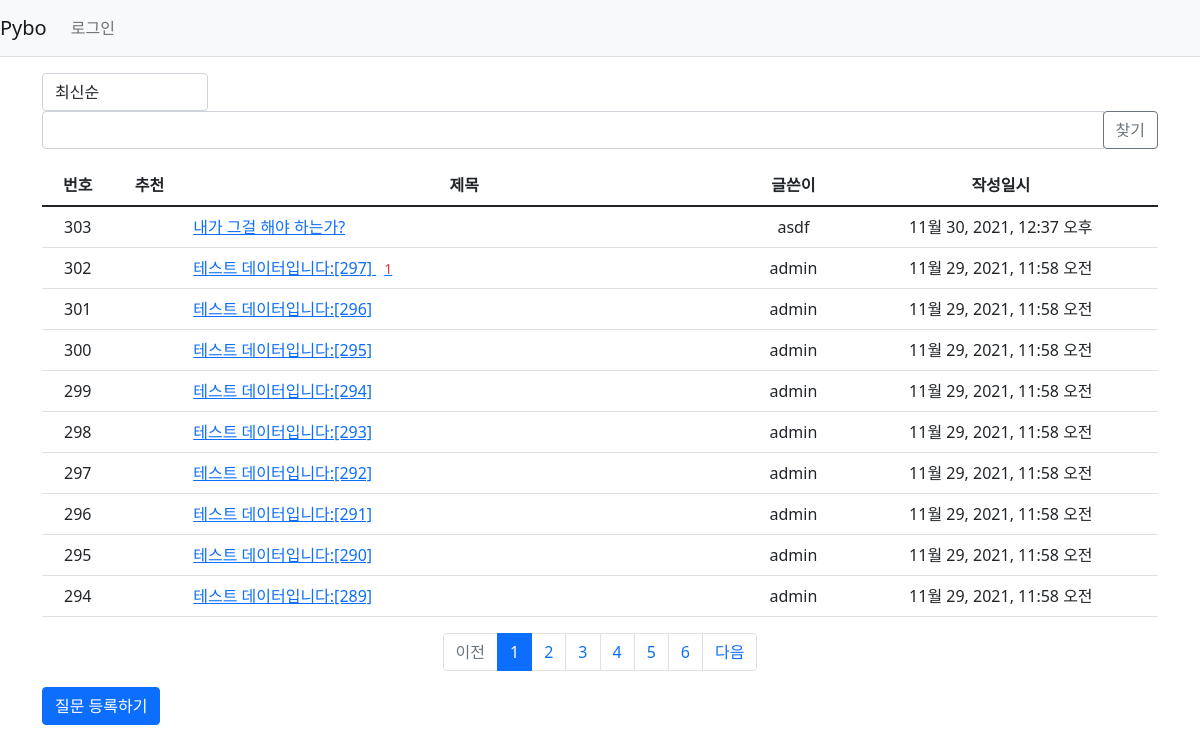
The page /pybo/ on the database as committed earlier.
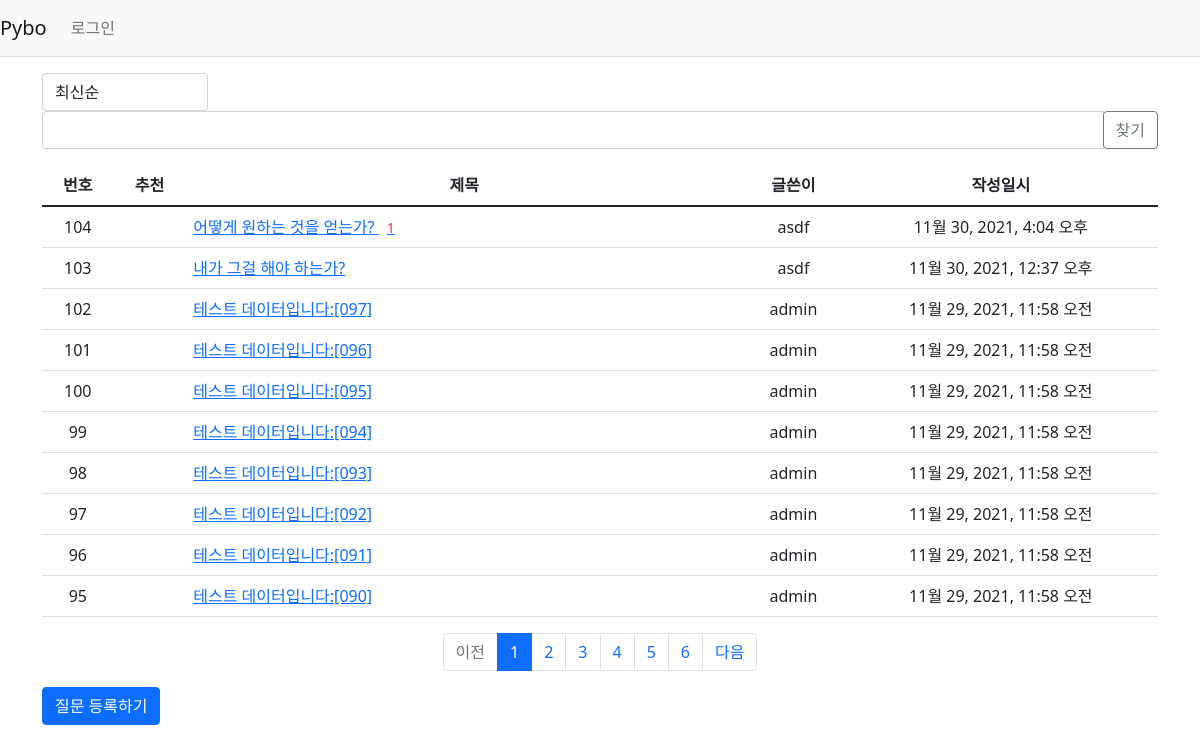
The same page on the database as committed later.
### pybo/models.py (models this page shows, shortened)
class Question(models.Model):
    author = models.ForeignKey(User, on_delete=models.CASCADE, related_name='author_question')
    subject = models.CharField(max_length=200)
    content = models.TextField()
    modify_date = models.DateTimeField(null=True, blank=True)
    create_date = models.DateTimeField()
    voter = models.ManyToManyField(User, related_name='voter_question')

### pybo/views/base_views.py (the view, shortened to what this page needs)
# urls.py: path('', base_views.index, name='index'),
def index(request):
    page = request.GET.get('page', 1)
    kw = request.GET.get('kw', '')
    so = request.GET.get('so', 'recent')
    if so == 'recommend':
        question_list = Question.objects.annotate(
            num_voter=Count('voter')).order_by('-num_voter', '-create_date')
    elif so == 'popular':
        question_list = Question.objects.annotate(
            num_answer=Count('answer')).order_by('-num_answer', '-create_date')
    else:
        question_list = Question.objects.order_by('-create_date')
    paginator = Paginator(question_list, 10)
    page_obj = paginator.get_page(page)
    context = {'question_list': page_obj, 'page': page, 'kw': kw, 'so': so}
    return render(request, 'pybo/question_list.html', context)

### pybo/templatetags/pybo_filter.py (called while the page is built)
@register.filter
def sub(value, arg):
    return value - arg

### templates/pybo/question_list.html (shortened to what the changed rows need)
{% extends 'base.html' %}
{% load pybo_filter %}
{% block content %}
    <div class="container my-3">
        <table class="table">
            <thead>
            <tr class="text-center thead-dark">
                <th>번호</th>
                <th>추천</th>
                <th style="width:50%">제목</th>
                <th>글쓴이</th>
                <th>작성일시</th>
            </tr>
            </thead>
            <tbody>
            {% if question_list %}
                {% for question in question_list %}
                    <tr class="text-center">
                        <td>{{ question_list.paginator.count|sub:question_list.start_index|sub:forloop.counter0|add:1 }}</td>
                        <td>
                        </td>
                        <td class="text-start">
                            <a href="{% url 'pybo:detail' question.id %}">
                                {{ question.subject }}
                                {% if question.answer_set.count > 0 %}
                                    <span class="text-danger small m-lg-2">
                    {{ question.answer_set.count }}
                </span>
                                {% endif %}
                            </a>
                        </td>
                        <td>{{ question.author.username }}</td>
                        <td>{{ question.create_date }}</td>
                    </tr>
                {% endfor %}
            {% else %}
                <tr>
                    <td colspan="3">질문이 없습니다.</td>
                </tr>
            {% endif %}
            </tbody>
        </table>
        <ul class="pagination justify-content-center">
            {% for page_number in question_list.paginator.page_range %}
                {% if page_number >= question_list.number|add:-5 and page_number <= question_list.number|add:5 %}
                    {% if page_number == question_list.number %}
                        <li class="page-item active" aria-current="page">
                            <a class="page-link" data-page="{{ page_number }}" href="#">
                                {{ page_number }}
                            </a>
                        </li>
                    {% else %}
                        <li class="page-item">
                            <a class="page-link" data-page="{{ page_number }}" href="#">
                                {{ page_number }}
                            </a>
                        </li>
                    {% endif %}
                {% endif %}
            {% endfor %}
        </ul>
    </div>
{% endblock %}

Rows that differ between the two databases and show on the page:
removed Question: paginator.count|sub "302", subject "테스트 데이터입니다:[297]", answer_set.count "1", author.username "admin", create_date "11월 29, 2021, 11:58 오전"
removed Question: paginator.count|sub "301", subject "테스트 데이터입니다:[296]", author.username "admin", create_date "11월 29, 2021, 11:58 오전"
removed Question: paginator.count|sub "300", subject "테스트 데이터입니다:[295]", author.username "admin", create_date "11월 29, 2021, 11:58 오전"
removed Question: paginator.count|sub "299", subject "테스트 데이터입니다:[294]", author.username "admin", create_date "11월 29, 2021, 11:58 오전"
removed Question: paginator.count|sub "298", subject "테스트 데이터입니다:[293]", author.username "admin", create_date "11월 29, 2021, 11:58 오전"
removed Question: paginator.count|sub "297", subject "테스트 데이터입니다:[292]", author.username "admin", create_date "11월 29, 2021, 11:58 오전"
removed Question: paginator.count|sub "296", subject "테스트 데이터입니다:[291]", author.username "admin", create_date "11월 29, 2021, 11:58 오전"
removed Question: paginator.count|sub "295", subject "테스트 데이터입니다:[290]", author.username "admin", create_date "11월 29, 2021, 11:58 오전"
removed Question: paginator.count|sub "294", subject "테스트 데이터입니다:[289]", author.username "admin", create_date "11월 29, 2021, 11:58 오전"
added Question: paginator.count|sub "104", subject "어떻게 원하는 것을 얻는가?", answer_set.count "1", author.username "asdf", create_date "11월 30, 2021, 4:04 오후"
computed for Question "내가 그걸 해야 하는가?": paginator.count|sub "303" → "103"
now on this page (row unchanged): Question: paginator.count|sub "102", subject "테스트 데이터입니다:[097]", author.username "admin", create_date "11월 29, 2021, 11:58 오전"
now on this page (row unchanged): Question: paginator.count|sub "101", subject "테스트 데이터입니다:[096]", author.username "admin", create_date "11월 29, 2021, 11:58 오전"
now on this page (row unchanged): Question: paginator.count|sub "100", subject "테스트 데이터입니다:[095]", author.username "admin", create_date "11월 29, 2021, 11:58 오전"
now on this page (row unchanged): Question: paginator.count|sub "99", subject "테스트 데이터입니다:[094]", author.username "admin", create_date "11월 29, 2021, 11:58 오전"
now on this page (row unchanged): Question: paginator.count|sub "98", subject "테스트 데이터입니다:[093]", author.username "admin", create_date "11월 29, 2021, 11:58 오전"
now on this page (row unchanged): Question: paginator.count|sub "97", subject "테스트 데이터입니다:[092]", author.username "admin", create_date "11월 29, 2021, 11:58 오전"
now on this page (row unchanged): Question: paginator.count|sub "96", subject "테스트 데이터입니다:[091]", author.username "admin", create_date "11월 29, 2021, 11:58 오전"
now on this page (row unchanged): Question: paginator.count|sub "95", subject "테스트 데이터입니다:[090]", author.username "admin", create_date "11월 29, 2021, 11:58 오전"
